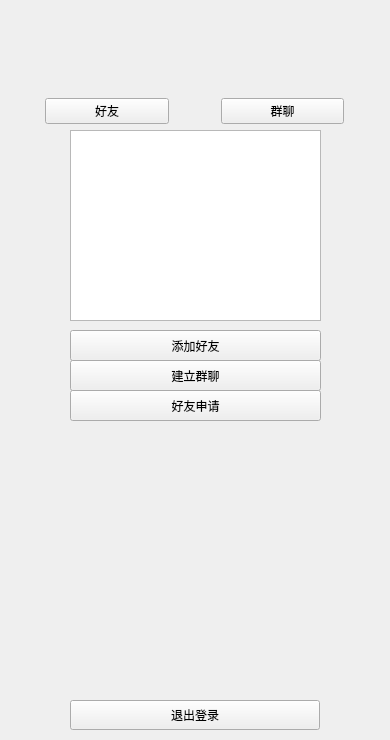
<?xml version="1.0" encoding="UTF-8"?>
<ui version="4.0">
 <class>login</class>
 <widget class="QWidget" name="login">
  <property name="geometry">
   <rect>
    <x>0</x>
    <y>0</y>
    <width>390</width>
    <height>740</height>
   </rect>
  </property>
  <property name="minimumSize">
   <size>
    <width>390</width>
    <height>740</height>
   </size>
  </property>
  <property name="maximumSize">
   <size>
    <width>390</width>
    <height>740</height>
   </size>
  </property>
  <property name="windowTitle">
   <string>Form</string>
  </property>
  <widget class="QWidget" name="widget" native="true">
   <property name="geometry">
    <rect>
     <x>0</x>
     <y>90</y>
     <width>389</width>
     <height>42</height>
    </rect>
   </property>
   <layout class="QHBoxLayout" name="horizontalLayout">
    <item>
     <spacer name="horizontalSpacer">
      <property name="orientation">
       <enum>Qt::Horizontal</enum>
      </property>
      <property name="sizeHint" stdset="0">
       <size>
        <width>40</width>
        <height>20</height>
       </size>
      </property>
     </spacer>
    </item>
    <item>
     <widget class="QPushButton" name="btn_friend">
      <property name="sizePolicy">
       <sizepolicy hsizetype="Fixed" vsizetype="Fixed">
        <horstretch>0</horstretch>
        <verstretch>0</verstretch>
       </sizepolicy>
      </property>
      <property name="minimumSize">
       <size>
        <width>124</width>
        <height>24</height>
       </size>
      </property>
      <property name="text">
       <string>好友</string>
      </property>
     </widget>
    </item>
    <item>
     <spacer name="horizontalSpacer_3">
      <property name="orientation">
       <enum>Qt::Horizontal</enum>
      </property>
      <property name="sizeHint" stdset="0">
       <size>
        <width>20</width>
        <height>20</height>
       </size>
      </property>
     </spacer>
    </item>
    <item>
     <widget class="QPushButton" name="btn_group">
      <property name="sizePolicy">
       <sizepolicy hsizetype="Fixed" vsizetype="Fixed">
        <horstretch>0</horstretch>
        <verstretch>0</verstretch>
       </sizepolicy>
      </property>
      <property name="minimumSize">
       <size>
        <width>123</width>
        <height>24</height>
       </size>
      </property>
      <property name="text">
       <string>群聊</string>
      </property>
     </widget>
    </item>
    <item>
     <spacer name="horizontalSpacer_2">
      <property name="orientation">
       <enum>Qt::Horizontal</enum>
      </property>
      <property name="sizeHint" stdset="0">
       <size>
        <width>40</width>
        <height>20</height>
       </size>
      </property>
     </spacer>
    </item>
   </layout>
  </widget>
  <widget class="QPushButton" name="btn_addfriend">
   <property name="geometry">
    <rect>
     <x>70</x>
     <y>330</y>
     <width>251</width>
     <height>31</height>
    </rect>
   </property>
   <property name="text">
    <string>添加好友</string>
   </property>
  </widget>
  <widget class="QPushButton" name="btn_setgroup">
   <property name="geometry">
    <rect>
     <x>70</x>
     <y>360</y>
     <width>251</width>
     <height>31</height>
    </rect>
   </property>
   <property name="text">
    <string>建立群聊</string>
   </property>
  </widget>
  <widget class="QPushButton" name="btn_apfriend">
   <property name="geometry">
    <rect>
     <x>70</x>
     <y>390</y>
     <width>251</width>
     <height>31</height>
    </rect>
   </property>
   <property name="text">
    <string>好友申请</string>
   </property>
  </widget>
  <widget class="QListWidget" name="listWidget">
   <property name="geometry">
    <rect>
     <x>70</x>
     <y>130</y>
     <width>251</width>
     <height>191</height>
    </rect>
   </property>
  </widget>
  <widget class="QPushButton" name="btn_logout">
   <property name="geometry">
    <rect>
     <x>70</x>
     <y>700</y>
     <width>250</width>
     <height>30</height>
    </rect>
   </property>
   <property name="text">
    <string>退出登录</string>
   </property>
  </widget>
 </widget>
 <resources/>
 <connections/>
</ui>
